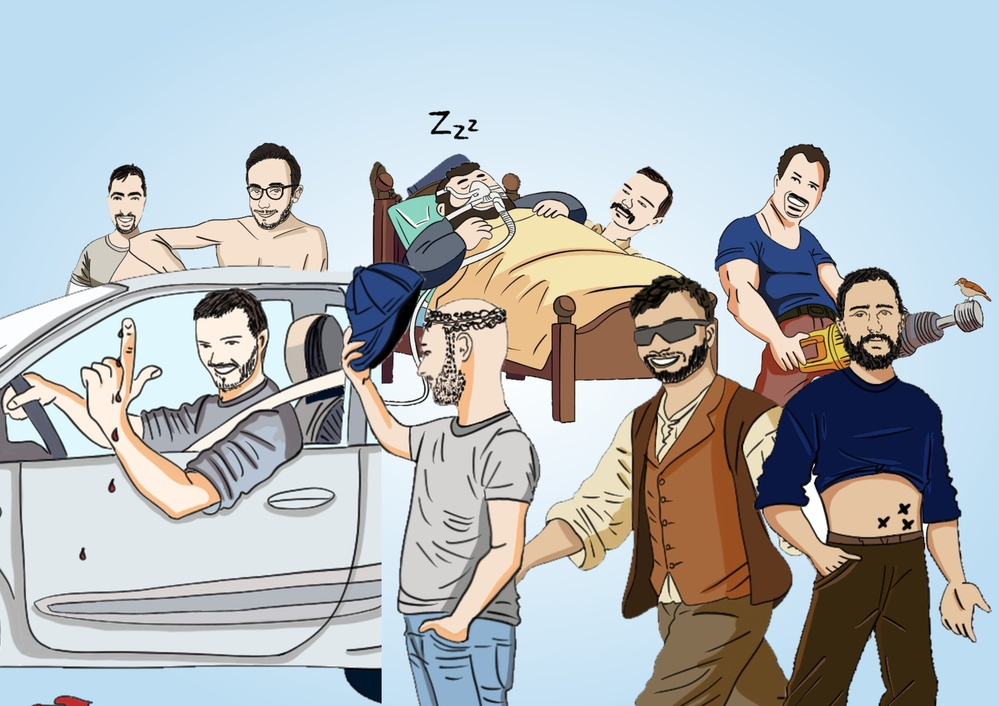
#> input picture sources/affiches/familles/botefragile.jpg, 999 x 706 px, shrunk from 3508 x 2480 before the run
$ python detourer.py ../sources/affiches/familles/botefragile.jpg
#> lines starting #> are read from the running program, lines starting #| are printed output that depends on the picture
#!/usr/bin/env python3
"""
Détourage automatique d'une illustration sur fond blanc (ou dégradé clair).

    python3 scripts/detourer.py public/images/personnages/guigui/botefragile-blanc.png \
        --ombre 150,164,196

Produit <nom>-cutout.png (fond transparent, recadré au personnage) et <nom>-plein.png
(fond transparent, cadre d'origine, pour les vignettes) à côté de l'image.
--ombre R,G,B : couleur de l'ombre portée au sol, à retirer (facultatif).
--clair N     : luminosité minimale du fond (0-255). 225 conseillé pour un fond blanc pur
                (préserve les vêtements gris clair) ; 140 pour un fond en dégradé (défaut).
--bords L     : bords d'où part le fond (défaut haut,bas,gauche,droite). Retirer un bord
                quand le dessin est coupé par ce bord (ex. voiture coupée à droite).
--fond R,G,B  : couleur du fond en dégradé : retire aussi les zones de fond enfermées
                (entre une hache et une botte…) qui s'en rapprochent.
--fond-min N  : ne retire que les zones de fond d'au moins N pixels (protège les ombres
                de peau peintes dans la même couleur que le fond).
--trous N     : retire aussi les zones blanches enfermées de plus de N pixels
                (ex. l'espace entre un bras et le corps). Désactivé par défaut pour
                ne jamais effacer dents, yeux ou vêtements blancs.
Nécessite Pillow (pip install pillow).
"""
import argparse
from collections import deque
from pathlib import Path

from PIL import Image, ImageFilter


def lum(c):
    return (c[0] * 299 + c[1] * 587 + c[2] * 114) // 1000


def dist(a, b):
    return sum(abs(x - y) for x, y in zip(a, b))


def main():
    ap = argparse.ArgumentParser()
    ap.add_argument("image")
    ap.add_argument("--ombre", help="couleur R,G,B de l'ombre au sol à retirer")
    ap.add_argument("--sortie", help="chemin du PNG détouré")
    ap.add_argument("--garder", type=float, default=0.004,
                    help="taille mini d'un morceau détaché, en fraction du personnage (défaut 0.004)")
    ap.add_argument("--bords", default="haut,bas,gauche,droite", help="bords d'où part le fond")
    ap.add_argument("--clair", type=int, default=140, help="luminosité minimale du fond")
    ap.add_argument("--fond", help="couleur R,G,B du fond (zones enfermées à retirer)")
    ap.add_argument("--fond-min", type=int, default=0,
                    help="taille mini (px) d'une zone de fond à retirer (ex. 2500 si la peau est ombrée de la même couleur)")
    ap.add_argument("--trous", type=int, default=0, help="taille mini (px) des zones blanches enfermées à retirer")
    args = ap.parse_args()

    src = Path(args.image)
    im = Image.open(src).convert("RGB")
#> im is the input picture: PIL image 999x706 RGB; mean R, G, B 178.1, 183.6, 186
    W, H = im.size
    px = im.filter(ImageFilter.GaussianBlur(0.8)).load()
    shadow = tuple(int(v) for v in args.ombre.split(",")) if args.ombre else None

    def is_bg(n, c):
        # Fond : pas de rupture nette (pas un trait) et clair
        if dist(n, c) < 14 and lum(n) > args.clair:
            return True
        # Ombre portée : sa couleur, ou un mélange ombre ↔ blanc (bord flou de l'ombre)
        if shadow:
            if dist(n, shadow) < 60:
                return True
            ts = [(n[i] - shadow[i]) / max(255 - shadow[i], 1) for i in range(3)]
            if min(ts) > -0.1 and max(ts) < 1.05 and max(ts) - min(ts) < 0.15:
                return True
        return False

    bg = bytearray(W * H)
    q = deque()
    edges = set(args.bords.split(","))
    for x in range(W):
        if "haut" in edges:
            q.append((x, 0))
        if "bas" in edges:
            q.append((x, H - 1))
    for y in range(H):
        if "gauche" in edges:
            q.append((0, y))
        if "droite" in edges:
            q.append((W - 1, y))
    for x, y in q:
        bg[y * W + x] = 1
    while q:
        x, y = q.popleft()
        c = px[x, y]
        for nx, ny in ((x + 1, y), (x - 1, y), (x, y + 1), (x, y - 1)):
            if 0 <= nx < W and 0 <= ny < H and not bg[ny * W + nx] and is_bg(px[nx, ny], c):
                bg[ny * W + nx] = 1
                q.append((nx, ny))
#> this loop made 313583 passes
#> c on passes 1 to 3: (189, 221, 242), (189, 221, 242), (189, 221, 242)

    # Zones restantes : le personnage + les morceaux détachés assez gros
    # (chaussures séparées par des chaussettes blanches, « Zzz »…) ; les miettes sont ignorées.
    seen = bytearray(W * H)
    comps = []
    for sy in range(H):
        for sx in range(W):
            i = sy * W + sx
            if bg[i] or seen[i]:
                continue
            comp, q = [], deque([(sx, sy)])
            seen[i] = 1
            while q:
                x, y = q.popleft()
                comp.append((x, y))
                for nx, ny in ((x + 1, y), (x - 1, y), (x, y + 1), (x, y - 1)):
                    j = ny * W + nx
                    if 0 <= nx < W and 0 <= ny < H and not bg[j] and not seen[j]:
                        seen[j] = 1
                        q.append((nx, ny))
            comps.append(comp)
#> after the loop, comps = 36 items
    biggest = max(len(c) for c in comps)
#> biggest = 386505
    best = [p for c in comps if len(c) >= biggest * args.garder for p in c]
#> best = 388926 items

    mask = Image.new("L", (W, H), 0)
#> mask: PIL image 999x706 L; every value is 0
    mp = mask.load()
    for x, y in best:
        mp[x, y] = 255
#> this loop made 388926 passes
#> (x, y) on passes 1 to 3: (263, 142), (264, 142), (263, 143)
    # Zones blanches enfermées (entre bras et corps…), seulement si demandé et assez grandes
    if args.trous:
        orig = im.load()
        white = lambda x, y: min(orig[x, y]) > 238 and mp[x, y]
        done = bytearray(W * H)
        for sx, sy in best:
            if done[sy * W + sx] or not white(sx, sy):
                continue
            zone, q = [], deque([(sx, sy)])
            done[sy * W + sx] = 1
            while q:
                x, y = q.popleft()
                zone.append((x, y))
                for nx, ny in ((x + 1, y), (x - 1, y), (x, y + 1), (x, y - 1)):
                    if 0 <= nx < W and 0 <= ny < H and not done[ny * W + nx] and white(nx, ny):
                        done[ny * W + nx] = 1
                        q.append((nx, ny))
            if len(zone) >= args.trous:
                for x, y in zone:
                    mp[x, y] = 0
    # Zones de fond coloré enfermées (dégradé), repérées par leur teinte
    if args.fond:
        bgc = tuple(int(v) for v in args.fond.split(","))
        bg_sat = max(bgc) - min(bgc)
        orig = im.load()

        # [4 lines left out: function like_bg, not called in this run]

        done = bytearray(W * H)
        for sx, sy in best:
            if done[sy * W + sx] or not like_bg(sx, sy):
                continue
            zone, q = [], deque([(sx, sy)])
            done[sy * W + sx] = 1
            while q:
                x, y = q.popleft()
                zone.append((x, y))
                for nx, ny in ((x + 1, y), (x - 1, y), (x, y + 1), (x, y - 1)):
                    if 0 <= nx < W and 0 <= ny < H and not done[ny * W + nx] and like_bg(nx, ny):
                        done[ny * W + nx] = 1
                        q.append((nx, ny))
            # Seules les zones assez grandes sont du fond (les ombres de peau sont de fines bandes)
            if len(zone) >= args.fond_min:
                for x, y in zone:
                    mp[x, y] = 0
    mask = mask.filter(ImageFilter.MinFilter(3)).filter(ImageFilter.GaussianBlur(0.7))
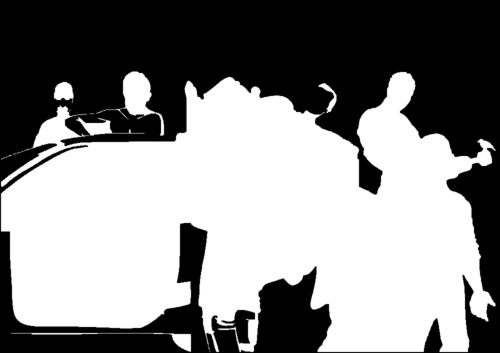
#> mask: PIL image 999x706 L (shown at 1/2 size); min 0, max 255, mean 136.8

    out = im.convert("RGBA")
    out.putalpha(mask)
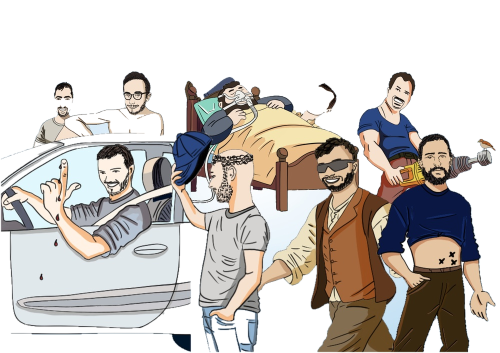
#> out: PIL image 999x706 RGBA (shown at 1/2 size); mean R, G, B, A 178.1, 183.6, 186, 136.8; transparent parts drawn white
    bbox = mask.point(lambda v: 255 if v > 20 else 0).getbbox()
#> bbox = (1, 142, 992, 705)
    pad = 12
    bbox = (max(bbox[0] - pad, 0), max(bbox[1] - pad, 0), min(bbox[2] + pad, W), min(bbox[3] + pad, H))
#> bbox = (0, 130, 999, 706)
    dst = Path(args.sortie) if args.sortie else src.with_name(src.stem.replace("-blanc", "") + "-cutout.png")
    # Version pleine (cadre d'origine, fond transparent) pour les vignettes tête + buste
    if not args.sortie:
        out.save(src.with_name(src.stem.replace("-blanc", "") + "-plein.png"), optimize=True)
    out.crop(bbox).save(dst, optimize=True)
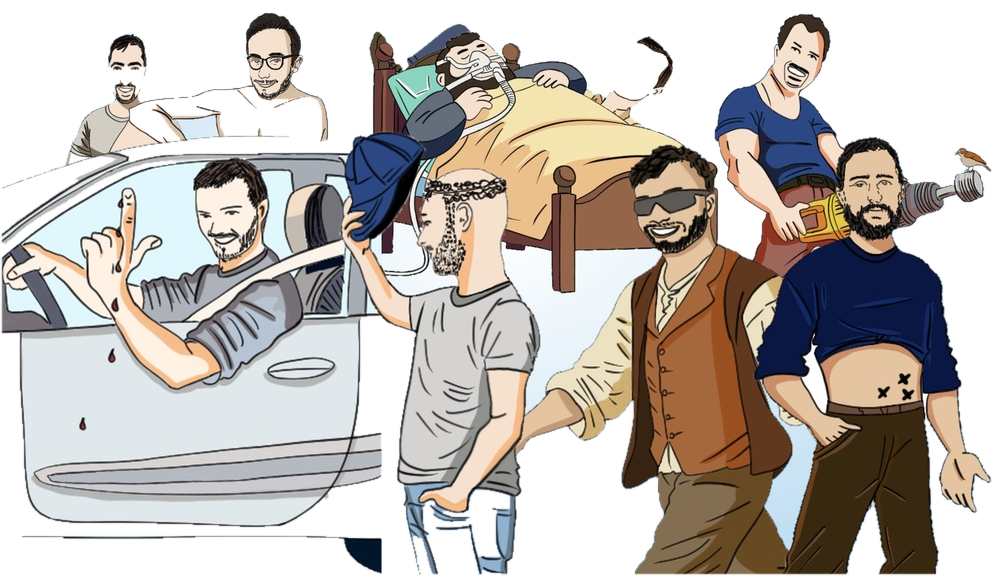
#> saved as botefragile-cutout.png: PIL image 999x576 RGBA; mean R, G, B, A 173.6, 174.1, 173, 167.7; transparent parts drawn white
    print(f"{dst}  {bbox[2] - bbox[0]}×{bbox[3] - bbox[1]}")
#| ../sources/affiches/familles/botefragile-cutout.png  999×576


if __name__ == "__main__":
    main()

$ run again, on sources/affiches/familles/branquignol.jpg
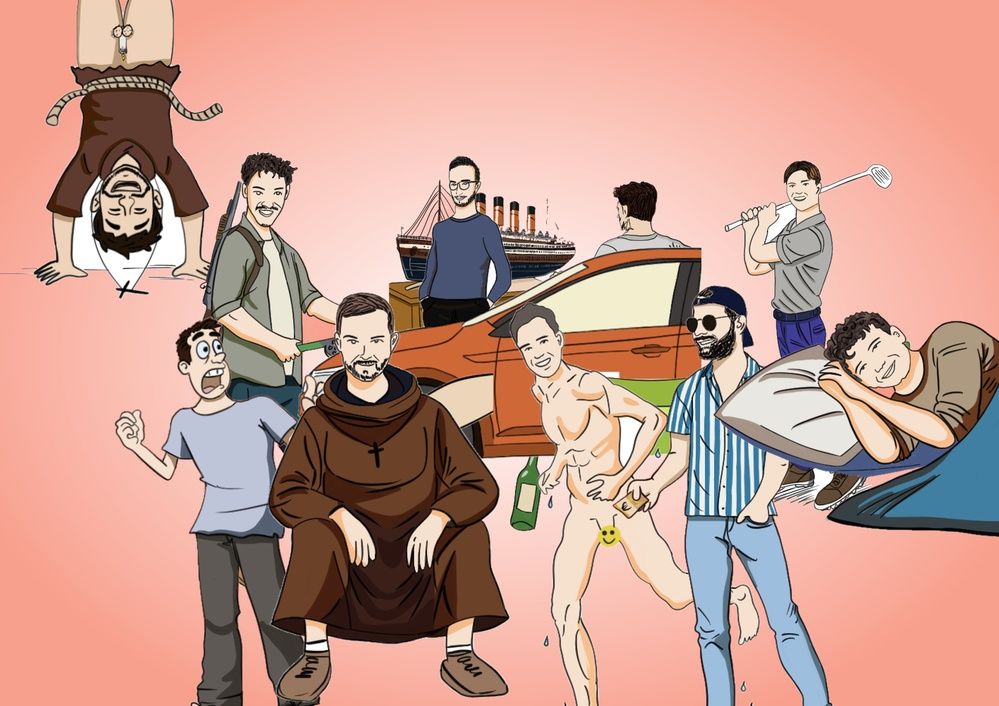
#> input picture sources/affiches/familles/branquignol.jpg, 999 x 706 px, shrunk from 3508 x 2480 before the run
#> in main, im is the input picture: PIL image 999x706 RGB; mean R, G, B 201.6, 157.2, 144.8
#> after the loop in main, `for sy in range(H):`: comps = 24 items
#> biggest = 306824
#> best = 306824 items
#> the loop in main, `for x, y in best:` made 306824 passes
#> (x, y) on passes 1 to 3: (118, 1), (119, 1), (118, 2)
#> in main, `out.putalpha(mask)`:
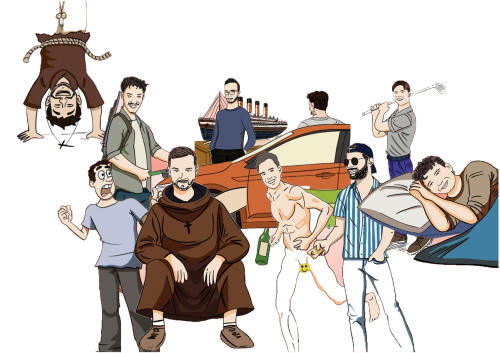
#> out: PIL image 999x706 RGBA (shown at 1/2 size); mean R, G, B, A 201.6, 157.2, 144.8, 106.8; transparent parts drawn white
#> in main, `bbox = mask.point(lambda v: 255 if v > 20 else 0).getbbox()`: bbox = (33, 1, 998, 705)
#> in main, `bbox = (max(bbox[0] - pad, 0), max(bbox[1] - pad, 0), min(bbox[2] + pa..`: bbox = (21, 0, 999, 706)
#> in main, `out.crop(bbox).save(dst, optimize=True)`:
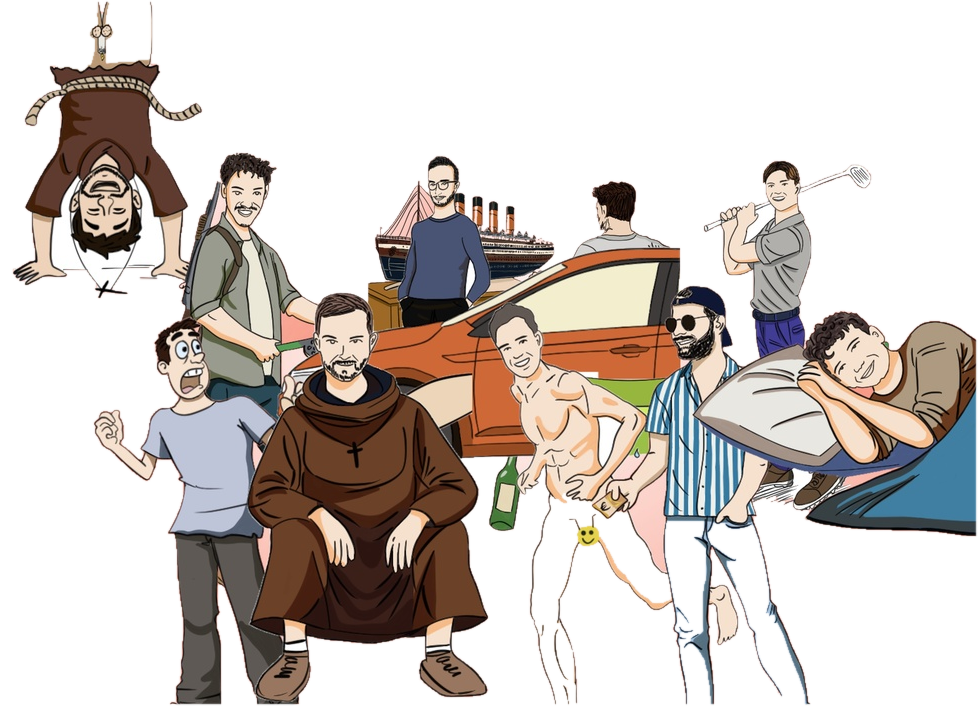
#> saved as branquignol-cutout.png: PIL image 978x706 RGBA; mean R, G, B, A 200.6, 157, 144.8, 109.1; transparent parts drawn white
#| ../sources/affiches/familles/branquignol-cutout.png  978×706
